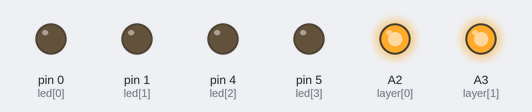
The sketch below on a simulated Arduino Uno, built with avr-gcc and run on an emulated ATmega328P. On the bench: output pins drawn as LEDs (lit = HIGH). Random numbers use the default seed unless the sketch sets one.

Above: at 0.1 s.
At 7.6 s:
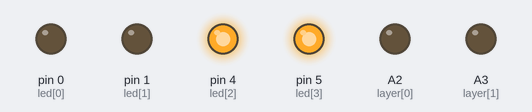
At 15.1 s:
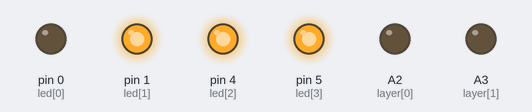
At 16.6 s:
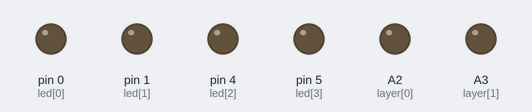
At 30.1 s:
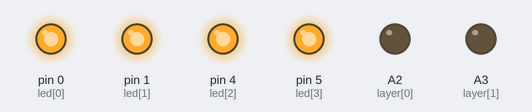
At 39.1 s:
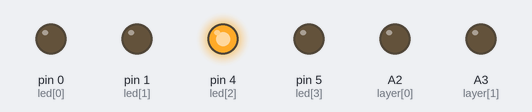
Timing chart, 0 to 40.0 s (numbered marks = the images above):
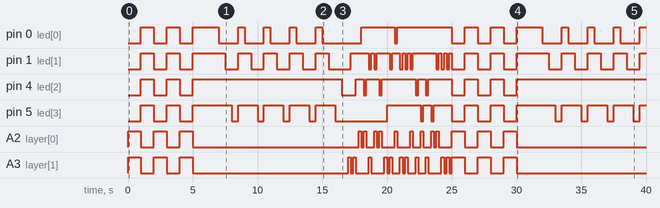

Measured:
- by itself, pin 0 (led[0]): LOW → HIGH at 1.0 s, → LOW 1.0 s later, → HIGH 1.0 s later, → LOW 1.0 s later, … (31 changes in this stretch)
- by itself, pin 1 (led[1]): LOW → HIGH at 1.0 s, → LOW 1.0 s later, → HIGH 1.0 s later, → LOW 1.0 s later, … (47 changes in this stretch)
- by itself, pin 4 (led[2]): LOW → HIGH at 1.0 s, → LOW 1.0 s later, → HIGH 1.0 s later, → LOW 1.0 s later, … (21 changes in this stretch)
- by itself, pin 5 (led[3]): LOW → HIGH at 1.0 s, → LOW 1.0 s later, → HIGH 1.0 s later, → LOW 1.0 s later, … (33 changes in this stretch)
- by itself, A2 (layer[0]): LOW → HIGH at 0.00 s, → LOW 1.0 s later, → HIGH 1.0 s later, → LOW 1.0 s later, … (30 changes in this stretch)
- by itself, A3 (layer[1]): LOW → HIGH at 0.00 s, → LOW 1.0 s later, → HIGH 1.0 s later, → LOW 1.0 s later, … (34 changes in this stretch)

The sketch:

Cube_2x2x2_v2.ino
```cpp
//Title: LED Cube 2x2x2
//Authors: Team Haytom: Zachary Smith, Ericka Henderson, Kaylea Stewart


//intializing and declaring layers by pin number
int layer[2]={A2,A3};

//initializing and declaring LEDs by pin number
int led[4]={0,1,4,5};

// LED active on (HIGH, 1), layer active on (LOW, 0)

int time = 100;


//Pin setup for OUTPUT
void setup()
{
	for(int i = 0; i<4; i++)
	{
		pinMode(led[i], OUTPUT);
	}
	//setting layers to output
	for(int i = 0; i<2; i++)
	{
		pinMode(layer[i], OUTPUT);
	}
}

//Main loop for the arduino to run through while active
void loop()
{
    blink();
    delay(500);
    turnColumnsOff();
    delay(500);
    randomflick();
}

//Basic function to turn off all LEDs
void turnOff()
{
	for(int i = 0; i<4; i++)
	{
		digitalWrite(led[i], 0);
	}

	for(int i = 0; i<2; i++)
	{
		digitalWrite(layer[i], 1);
	}
}

//Basic function to turn on all LEDs
void turnOn()
{
	for(int i = 0; i<4; i++)
	{
		digitalWrite(led[i], 1);
	}

	for(int i = 0; i<2; i++)
	{
		digitalWrite(layer[i], 0);
	}
}

//Simple pattern that turns off columns of LEDs in sequence
void turnColumnsOff()
{
    int runs = 0;
    while(runs < 5)
    {
        turnOn();

        for(int i = 0; i<2; i++)
        {
            delay(500);
            digitalWrite(led[i], 0);
        }

		for(int i = 3; i>1; i--)
        {
            delay(500);
            digitalWrite(led[i], 0);
        }

        runs++;
    }
}

//Simple pattern that turns all LEDs on and off
void blink()
{
    int pin;
    bool looping = true;
    int ledVal = 0;
    int layerVal = 1;
    int runs = 0;

    while(looping)
    {
        for(pin = 0; pin < 4; pin++)
        {
            digitalWrite(led[pin], ledVal);
		}

        for(pin = 0; pin < 2; pin++)
        {
            digitalWrite(layer[pin], layerVal);
		}

        if(ledVal == 0)
        {
            ledVal = 1;
            layerVal = 0;
		}

        else if(ledVal == 1){
            ledVal = 0;
            layerVal = 1;
		}

        delay(1000);

        if(runs >= 5)
        {
            break;
        }
        else
        {
            runs++;
        }
	}

}

//Pattern that turns random LEDs on and off
void randomflick()
{
  for(int i = 0; i < 20; i++)
  {
      int rLayer = random(0,2);
      int rLed = random(0,4);

      digitalWrite(layer[rLayer], 1);
      digitalWrite(led[rLed], 0);

      delay(200);

      digitalWrite(layer[rLayer], 0);
      digitalWrite(led[rLed], 1);

      delay(200);
  }
}
```
